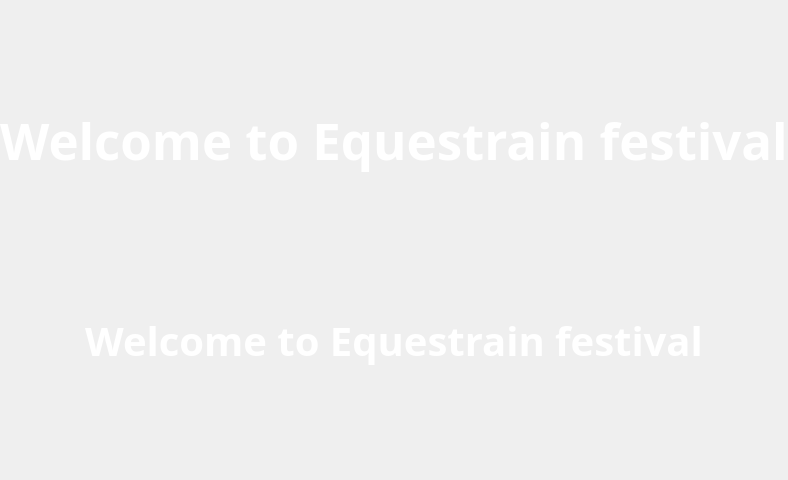
<?xml version="1.0" encoding="UTF-8"?>
<ui version="4.0">
 <class>Form</class>
 <widget class="QWidget" name="Form">
  <property name="geometry">
   <rect>
    <x>0</x>
    <y>0</y>
    <width>664</width>
    <height>480</height>
   </rect>
  </property>
  <property name="sizePolicy">
   <sizepolicy hsizetype="Expanding" vsizetype="Expanding">
    <horstretch>0</horstretch>
    <verstretch>0</verstretch>
   </sizepolicy>
  </property>
  <property name="palette">
   <palette>
    <active>
     <colorrole role="WindowText">
      <brush brushstyle="SolidPattern">
       <color alpha="255">
        <red>255</red>
        <green>255</green>
        <blue>0</blue>
       </color>
      </brush>
     </colorrole>
    </active>
    <inactive>
     <colorrole role="WindowText">
      <brush brushstyle="SolidPattern">
       <color alpha="255">
        <red>255</red>
        <green>255</green>
        <blue>0</blue>
       </color>
      </brush>
     </colorrole>
    </inactive>
    <disabled>
     <colorrole role="WindowText">
      <brush brushstyle="SolidPattern">
       <color alpha="255">
        <red>120</red>
        <green>120</green>
        <blue>120</blue>
       </color>
      </brush>
     </colorrole>
    </disabled>
   </palette>
  </property>
  <property name="font">
   <font>
    <family>微软雅黑</family>
    <pointsize>24</pointsize>
    <weight>75</weight>
    <bold>true</bold>
   </font>
  </property>
  <property name="cursor">
   <cursorShape>CrossCursor</cursorShape>
  </property>
  <property name="windowTitle">
   <string>Form</string>
  </property>
  <property name="autoFillBackground">
   <bool>true</bool>
  </property>
  <layout class="QVBoxLayout" name="verticalLayout">
   <property name="spacing">
    <number>0</number>
   </property>
   <property name="leftMargin">
    <number>0</number>
   </property>
   <property name="topMargin">
    <number>0</number>
   </property>
   <property name="rightMargin">
    <number>0</number>
   </property>
   <property name="bottomMargin">
    <number>0</number>
   </property>
   <item>
    <spacer name="verticalSpacer_2">
     <property name="orientation">
      <enum>Qt::Vertical</enum>
     </property>
     <property name="sizeType">
      <enum>QSizePolicy::Preferred</enum>
     </property>
     <property name="sizeHint" stdset="0">
      <size>
       <width>20</width>
       <height>40</height>
      </size>
     </property>
    </spacer>
   </item>
   <item>
    <widget class="QLabel" name="lbl_title">
     <property name="palette">
      <palette>
       <active>
        <colorrole role="WindowText">
         <brush brushstyle="SolidPattern">
          <color alpha="255">
           <red>255</red>
           <green>255</green>
           <blue>255</blue>
          </color>
         </brush>
        </colorrole>
       </active>
       <inactive>
        <colorrole role="WindowText">
         <brush brushstyle="SolidPattern">
          <color alpha="255">
           <red>255</red>
           <green>255</green>
           <blue>255</blue>
          </color>
         </brush>
        </colorrole>
       </inactive>
       <disabled>
        <colorrole role="WindowText">
         <brush brushstyle="SolidPattern">
          <color alpha="255">
           <red>120</red>
           <green>120</green>
           <blue>120</blue>
          </color>
         </brush>
        </colorrole>
       </disabled>
      </palette>
     </property>
     <property name="font">
      <font>
       <pointsize>38</pointsize>
      </font>
     </property>
     <property name="text">
      <string>Welcome to Equestrain festival</string>
     </property>
     <property name="alignment">
      <set>Qt::AlignCenter</set>
     </property>
    </widget>
   </item>
   <item>
    <widget class="QLabel" name="lbl_content">
     <property name="palette">
      <palette>
       <active>
        <colorrole role="WindowText">
         <brush brushstyle="SolidPattern">
          <color alpha="255">
           <red>255</red>
           <green>255</green>
           <blue>255</blue>
          </color>
         </brush>
        </colorrole>
       </active>
       <inactive>
        <colorrole role="WindowText">
         <brush brushstyle="SolidPattern">
          <color alpha="255">
           <red>255</red>
           <green>255</green>
           <blue>255</blue>
          </color>
         </brush>
        </colorrole>
       </inactive>
       <disabled>
        <colorrole role="WindowText">
         <brush brushstyle="SolidPattern">
          <color alpha="255">
           <red>120</red>
           <green>120</green>
           <blue>120</blue>
          </color>
         </brush>
        </colorrole>
       </disabled>
      </palette>
     </property>
     <property name="font">
      <font>
       <pointsize>30</pointsize>
      </font>
     </property>
     <property name="text">
      <string>Welcome to Equestrain festival</string>
     </property>
     <property name="alignment">
      <set>Qt::AlignCenter</set>
     </property>
    </widget>
   </item>
   <item>
    <spacer name="verticalSpacer">
     <property name="orientation">
      <enum>Qt::Vertical</enum>
     </property>
     <property name="sizeType">
      <enum>QSizePolicy::Preferred</enum>
     </property>
     <property name="sizeHint" stdset="0">
      <size>
       <width>20</width>
       <height>40</height>
      </size>
     </property>
    </spacer>
   </item>
  </layout>
 </widget>
 <resources/>
 <connections/>
</ui>
